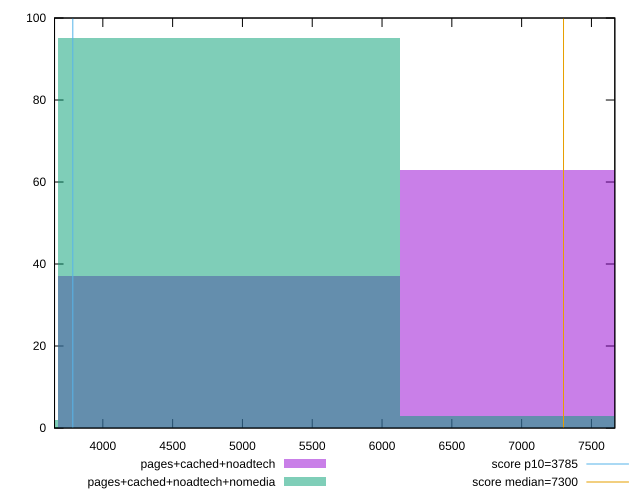

Write gnuplot code to recreate this figure.
reset

$pagesCachedNoadtech <<EOF
7357.661948937973 63
4905.1079659586485 37
EOF

$pagesCachedNoadtechNomedia <<EOF
7357.661948937973 3
4905.1079659586485 95
2452.5539829793242 2
EOF

set key outside below
set boxwidth 2452.5539829793242
set xrange [3654.02:7667.5515]
set yrange [0:100]
set trange [0:100]
set style fill transparent solid 0.5 noborder

set parametric
set terminal svg size 640, 500 enhanced background rgb 'white'
set output "report_00017_2021-02-10T15-08-03.406Z/interactive/comparison/histogram/2_vs_3.svg"

plot $pagesCachedNoadtech title "pages+cached+noadtech" with boxes, \
     $pagesCachedNoadtechNomedia title "pages+cached+noadtech+nomedia" with boxes, \
     3785,t title "score p10=3785", \
     7300,t title "score median=7300"

reset
